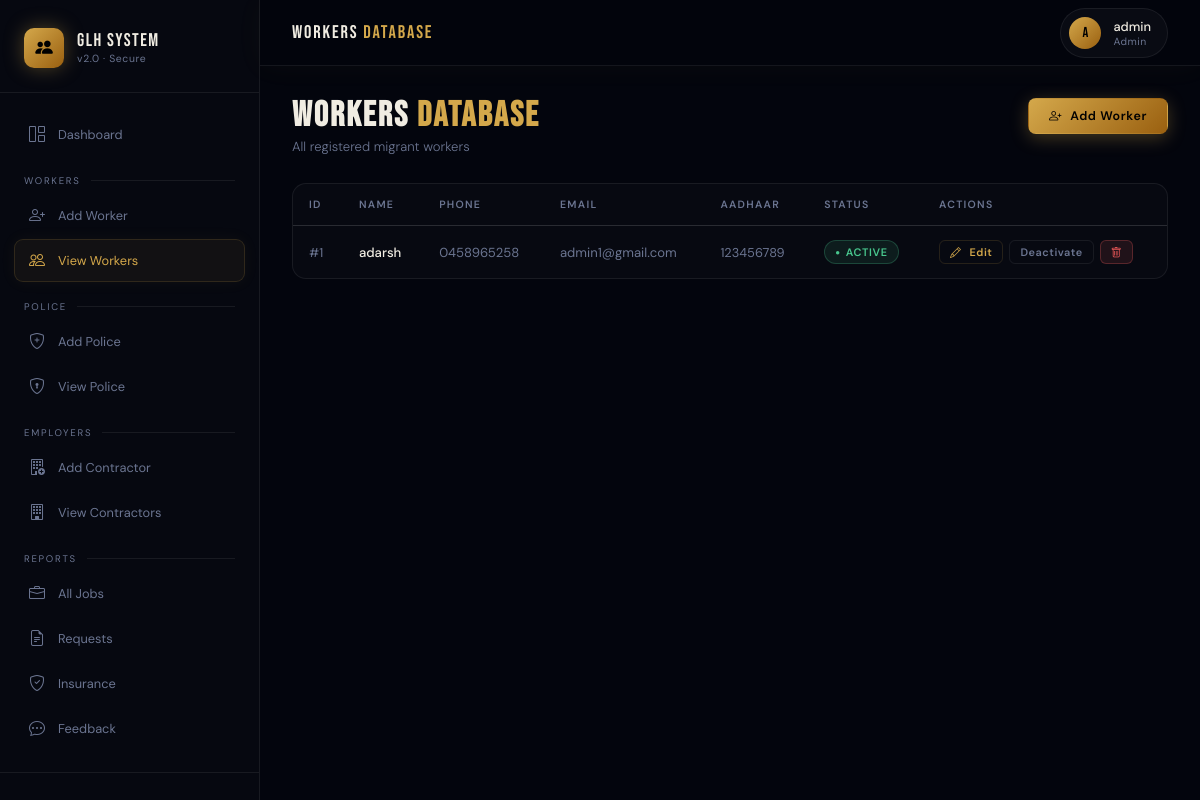
Screenshot of /admin-panel/workers/ (signed in) with the database file from the repository.
### hiring/models.py (models this page shows, shortened)
class UserProfile(models.Model):
    USER_TYPE_CHOICES = [
        ('Admin',    'Admin'),
        ('Police',   'Police'),
        ('Employer', 'Employer'),
        ('Worker',   'Worker'),
    ]
    STATUS_CHOICES = [
        ('Active',   'Active'),
        ('Inactive', 'Inactive'),
    ]
    user      = models.OneToOneField(User, on_delete=models.CASCADE, related_name='profile')
    user_type = models.CharField(max_length=20, choices=USER_TYPE_CHOICES)
    status    = models.CharField(max_length=10, choices=STATUS_CHOICES, default='Active')

class Worker(models.Model):
    GENDER_CHOICES = [('Male', 'Male'), ('Female', 'Female'), ('Other', 'Other')]
    wid             = models.AutoField(primary_key=True)
    name            = models.CharField(max_length=100)
    address         = models.TextField()
    gender          = models.CharField(max_length=10, choices=GENDER_CHOICES)
    phone           = models.CharField(max_length=15)
    email           = models.EmailField(unique=True)
    aadhaar_number  = models.CharField(max_length=12, unique=True)
    date_of_birth   = models.DateField()
    languages_known = models.CharField(max_length=200)
    login           = models.OneToOneField(UserProfile, on_delete=models.CASCADE, related_name='worker_profile')

### hiring/views.py (the view)
# urls.py: path('admin-panel/workers/',                 views.admin_view_workers,    name='admin_view_workers'),
@login_required
def admin_view_workers(request):
    if get_role(request.user) != 'Admin': return redirect('dashboard')
    rows = sql_fetchall(
        "SELECT w.wid,w.name,w.phone,w.email,w.aadhaar_number,p.status FROM hiring_worker w JOIN hiring_userprofile p ON w.login_id=p.id ORDER BY w.wid"
    )
    class O: pass
    workers = []
    for r in rows:
        obj=O(); obj.wid=r['wid']; obj.name=r['name']; obj.phone=r['phone']
        obj.email=r['email']; obj.aadhaar_number=r['aadhaar_number']
        l=O(); l.status=r['status']; obj.login=l
        workers.append(obj)
    return render(request, 'hiring/admin/view_workers.html', {'workers': workers})

### hiring/views.py (called while the page is built)
def sql_fetchall(query, params=None):
    with connection.cursor() as cursor:
        cursor.execute(query, params or [])
        columns = [col[0] for col in cursor.description]
        return [dict(zip(columns, row)) for row in cursor.fetchall()]

def get_role(user):
    try:
        return user.profile.user_type
    except Exception:
        return None

### hiring/templates/hiring/admin/view_workers.html (shortened to what this page needs)
{% extends "hiring/base.html" %}
{% block page_title %}Workers <span>Database</span>{% endblock %}
{% block sidebar %}
<a href="{% url 'admin_dashboard' %}"><i class="bi bi-grid-1x2"></i> Dashboard</a>
<div class="sb-section">Workers</div>
<a href="{% url 'admin_add_worker' %}"><i class="bi bi-person-plus"></i> Add Worker</a>
<a href="{% url 'admin_view_workers' %}" class="active"><i class="bi bi-people"></i> View Workers</a>
<div class="sb-section">Police</div>
<a href="{% url 'admin_add_police' %}"><i class="bi bi-shield-plus"></i> Add Police</a>
<a href="{% url 'admin_view_police' %}"><i class="bi bi-shield-lock"></i> View Police</a>
<div class="sb-section">Employers</div>
<a href="{% url 'admin_add_contractor' %}"><i class="bi bi-building-add"></i> Add Contractor</a>
<a href="{% url 'admin_view_contractors' %}"><i class="bi bi-building"></i> View Contractors</a>
<div class="sb-section">Reports</div>
<a href="{% url 'admin_view_jobs' %}"><i class="bi bi-briefcase"></i> All Jobs</a>
<a href="{% url 'admin_view_requests' %}"><i class="bi bi-file-earmark-text"></i> Requests</a>
<a href="{% url 'admin_manage_insurance' %}"><i class="bi bi-shield-check"></i> Insurance</a>
<a href="{% url 'admin_view_feedback' %}"><i class="bi bi-chat-dots"></i> Feedback</a>
{% endblock %}
{% block content %}
<div class="page-hdr fu">
  <div><h1>Workers <span>Database</span></h1><p>All registered migrant workers</p></div>
  <a href="{% url 'admin_add_worker' %}" class="btn btn-gold"><i class="bi bi-person-plus"></i> Add Worker</a>
</div>
<div class="card fu">
  <div class="tbl-wrap"><table>
    <thead><tr><th>ID</th><th>Name</th><th>Phone</th><th>Email</th><th>Aadhaar</th><th>Status</th><th>Actions</th></tr></thead>
    <tbody>
    {% for w in workers %}
    <tr>
      <td style="color:var(--mist);font-size:.8rem;">#{{ w.wid }}</td>
      <td class="primary">{{ w.name }}</td>
      <td>{{ w.phone }}</td>
      <td>{{ w.email }}</td>
      <td style="font-size:.8rem;">{{ w.aadhaar_number }}</td>
      <td><span class="badge badge-{{ w.login.status|lower }}">{{ w.login.status }}</span></td>
      <td><div style="display:flex;gap:6px;">
        <a href="{% url 'admin_edit_worker' w.wid %}" class="btn btn-outline btn-xs"><i class="bi bi-pencil"></i> Edit</a>
        <a href="{% url 'admin_toggle_worker' w.wid %}" class="btn btn-ghost btn-xs">{% if w.login.status == 'Active' %}Deactivate{% else %}Activate{% endif %}</a>
        <a href="{% url 'admin_delete_worker' w.wid %}" class="btn btn-danger btn-xs" onclick="return confirm('Delete {{ w.name }}?')"><i class="bi bi-trash"></i></a>
      </div></td>
    </tr>
    {% empty %}<tr><td colspan="7"><div class="empty"><i class="bi bi-people"></i><p>No workers registered yet</p></div></td></tr>
    {% endfor %}
    </tbody>
  </table></div>
</div>
{% endblock %}

### hiring/templates/hiring/base.html (shortened to what this page needs)
<!DOCTYPE html>
<html lang="en">
<head>
  <link rel="stylesheet" href="https://cdn.jsdelivr.net/npm/bootstrap-icons@1.11.3/font/bootstrap-icons.css">
</head>
<body>
{% if user.is_authenticated %}
<div class="app">
  <aside class="sidebar">
    <div class="sb-brand">
      <a href="#" class="sb-logo">
        <div class="sb-icon"><i class="bi bi-people-fill"></i></div>
        <div>
          <div class="sb-name">GLH System</div>
          <div class="sb-sub">v2.0 · Secure</div>
        </div>
      </a>
    </div>
    <nav class="sb-nav">{% block sidebar %}{% endblock %}</nav>
    <div class="sb-footer">
      <a href="{% url 'logout' %}"> Log Out</a>
    </div>
  </aside>
  <div class="main">
    <div class="topbar">
      <div class="topbar-title">{% block page_title %}<span>Dashboard</span>{% endblock %}</div>
      <div class="user-chip">
        <div class="user-av">{{ user.username|slice:":1"|upper }}</div>
        <div>
          <div class="user-name">{{ user.username }}</div>
          <div class="user-role">{% if user.profile %}{{ user.profile.user_type }}{% endif %}</div>
        </div>
      </div>
    </div>
    <div class="content">
      {% block content %}{% endblock %}
    </div>
  </div>
</div>
{% else %}
{% block public_content %}{% endblock %}
{% endif %}
</body>
</html>

### rows the page displays
Worker: wid "1", name "adarsh", phone "0458965258", email "admin1@gmail.com", aadhaar_number "123456789", login.status "ACTIVE"

### other values shown
{{ user.username|slice:":1"|upper }} "A"
{{ user.username }} "admin"
{{ user.profile.user_type }} "Admin"
